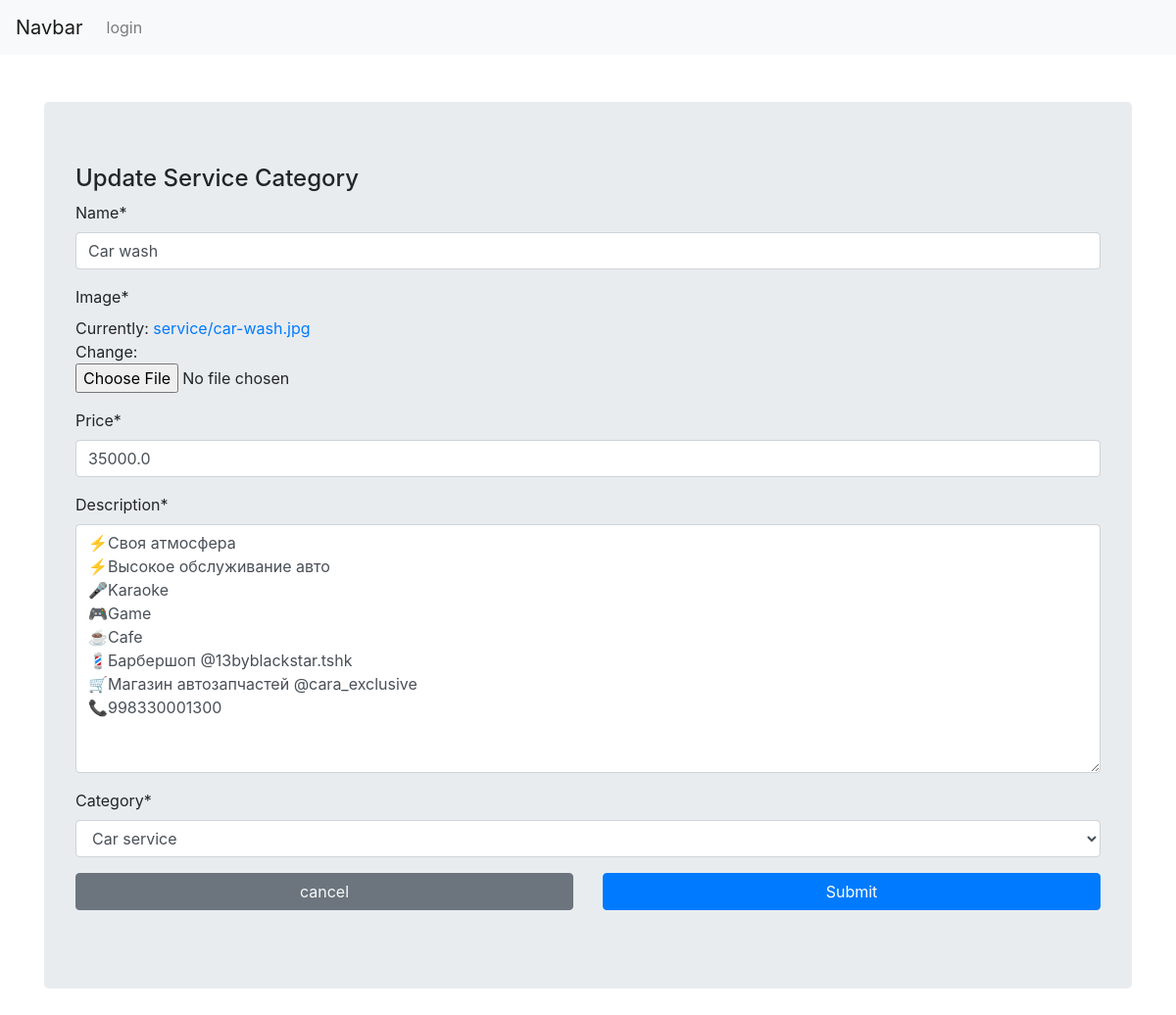
The app's page /s/update/1 with its own data.
### serviceApp/models.py (models this page shows, shortened)
class ServiceModel(Model):
    name = CharField(max_length=255)
    image = ImageField(upload_to='service', default='default-service.png')
    price = FloatField()
    description = TextField()
    category = ForeignKey(CategoryModel, on_delete=SET_NULL, null=True)

class CategoryModel(Model):
    name = CharField(max_length=255)
    def __str__(self):
        return self.name

### serviceApp/views.py (the view)
# urls.py: path('s/update/<int:pk>', serviceUpdate, name="s-update"),
def serviceUpdate(request, pk):
    object = get_object_or_Home(ServiceModel, pk)
    form = ServiceForm(instance=object)
    if request.method == "POST":
        form = ServiceForm(data=request.POST, files=request.FILES, instance=object)
        if form.is_valid():
            form.save()
            return redirect('services')
    return render(request, 'c-s/update.html', {'form':form, "name":"Service Category"})

### serviceApp/forms.py
class ServiceForm(ModelForm):
    class Meta:
        model = ServiceModel
        fields = "__all__"

### serviceApp/views.py (called while the page is built)
def get_object_or_Home(Class, pk):
    try:
        return Class.objects.get(id=pk)
    except:
        return redirect('/')

### serviceApp/templates/c-s/update.html (shortened to what this page needs)
{% extends "base.html" %}
{% load crispy_forms_tags %}
{% block content %}
<div class="container">
    <div class="jumbotron">
        <form method="post" enctype="multipart/form-data">
            <h4>Update {{ name }}</h4>
            {{ form | crispy }}
            <div class="row">
                <div class="col-sm-6 mb-3">
                    <a class="w-100 btn btn-secondary text-light" href="{% url 'services' %}">cancel</a>
                </div>
                <div class="col-sm-6 mb-3">
                    <button class="w-100 btn btn-primary">Submit</button>
                </div>
            </div>
        </form>
    </div>
</div>
{% endblock %}

### records on screen
ServiceModel: name "Car wash", price "35000.0", description "⚡️Своя атмосфера ⚡️Высокое обслуживание авто 🎤Karaoke 🎮Game ☕Cafe 💈Барбершоп @13byblackstar.tshk 🛒Магазин автозапчастей @cara_exclusive 📞998330001300", category "Car service"

### other values on screen
{{ name }} "Service Category"
